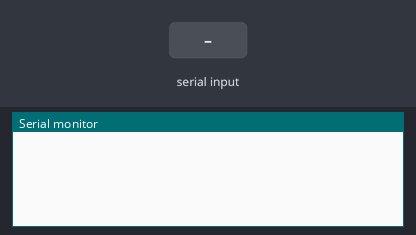
The sketch below on a simulated Arduino Uno, built with avr-gcc and run on an emulated ATmega328P. Parts: the last lines printed to the serial monitor. Inputs (shaded band) come from the test bench.

Above: at 1.2 s.
1.3 s: "90,45\n" received over Serial
At 1.7 s:
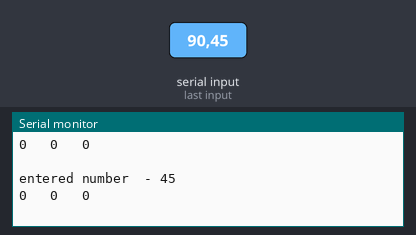
2.8 s: "30,150\n" received over Serial
At 4.9 s:
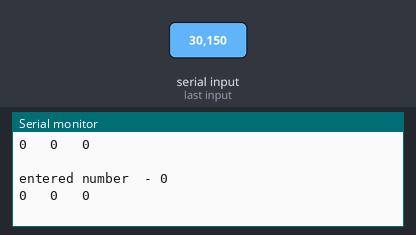
Timing chart, 0 to 6.4 s (numbered marks = the images above; inputs shaded):
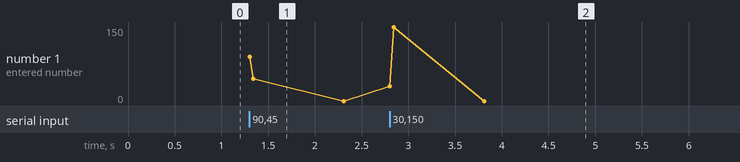

The sketch:

devide_3_point.ino
```cpp
long number;
void setup() {
Serial.begin(9600);
}

void loop() {
 while(Serial.available()>0){
  number=Serial.parseInt();
  Serial.print("entered number  - ");
  Serial.println(number);                 //print number
  Serial.print(number/65536);             //devide by 255^3
  Serial.print("   ");
  Serial.print((number%65536)/256);      //devide balance by 255^2
  Serial.print("   ");
  Serial.println(((number/65536)%256));      //balance
  Serial.print("  ");
  Serial.println();

 }

}
```

Measured:
- after the input at 1.3 s, the serial monitor: prints a new line at once (image 1)
- after the input at 2.8 s, the serial monitor: prints a new line at once (image 2)
